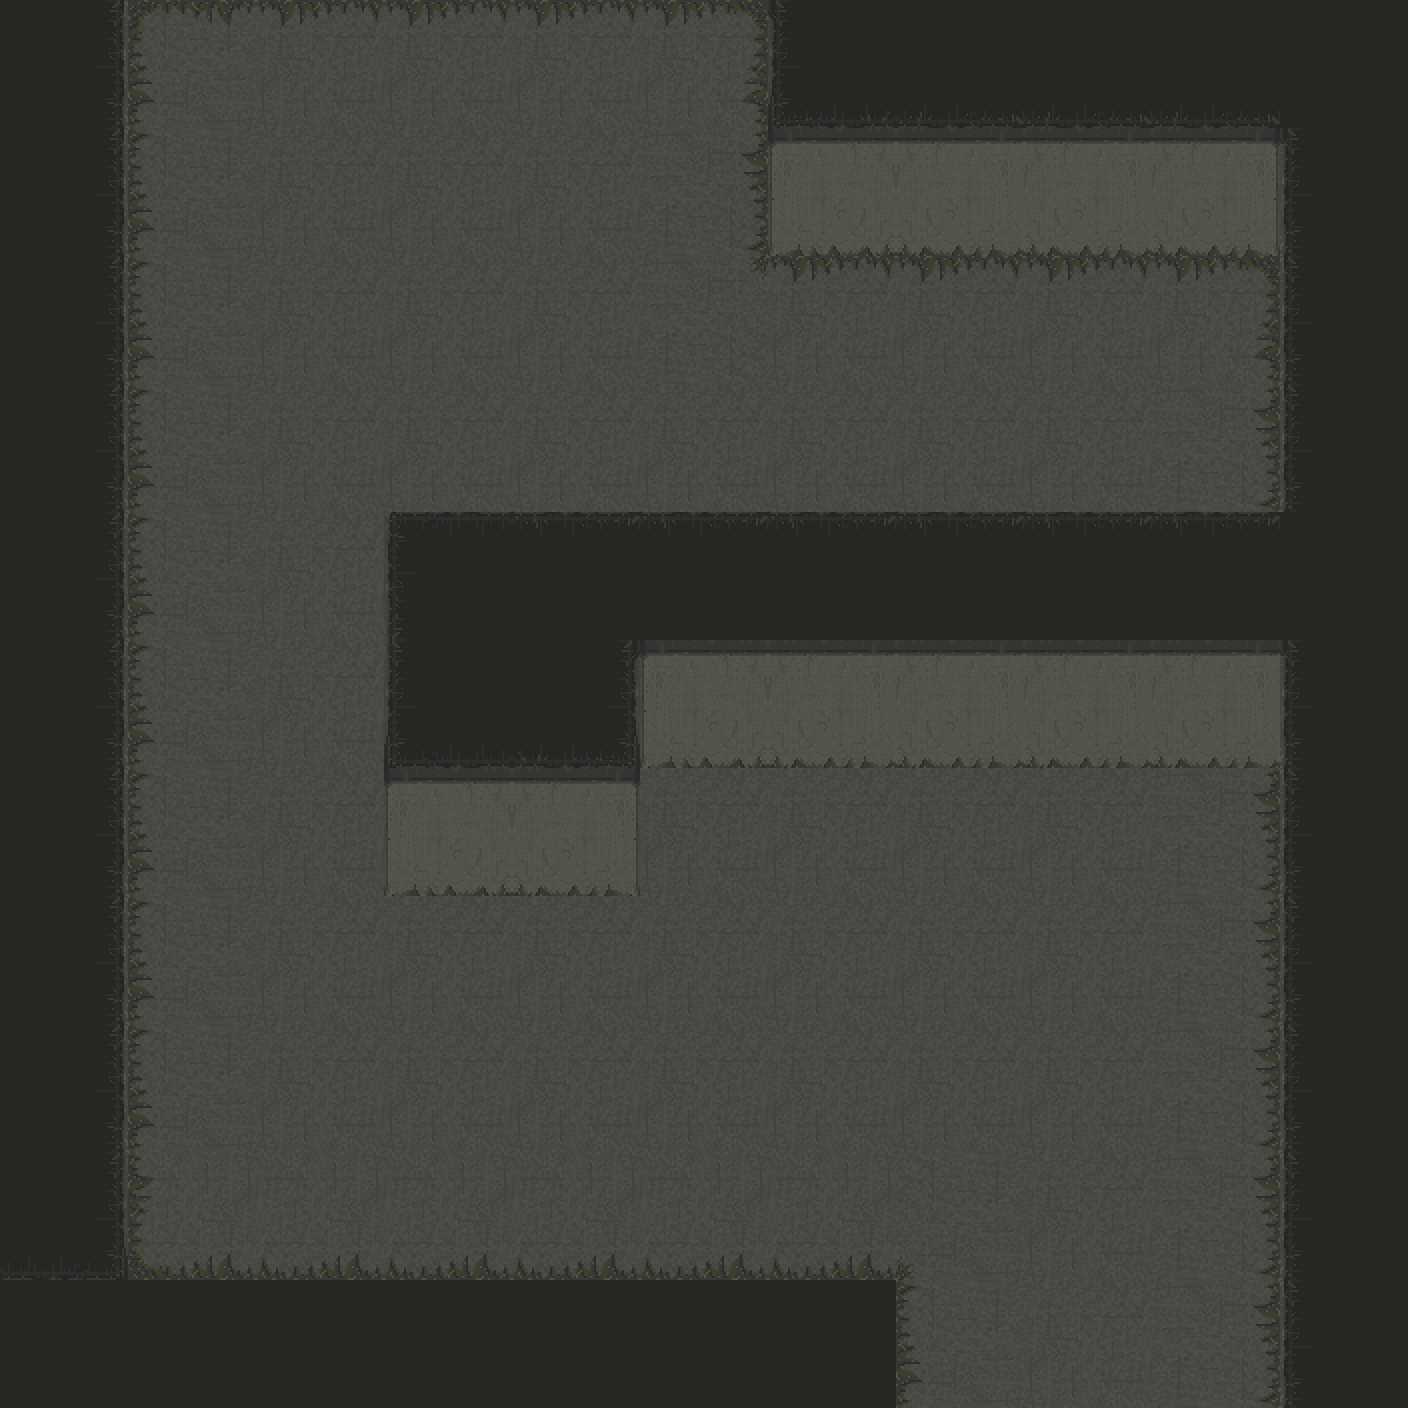

This game map was drawn from its Tiled (.tmx) file and the tilesets committed beside it. A one-line description and the trimmed map source follow:
An orthogonal 11x11 tile map with 128x128 px tiles, 6 tile layers (sol, decors, mur, decors-lumiere, ...), 3 tilesets and 1 object.

<map version="1.0" tiledversion="1.1.4" orientation="orthogonal" renderorder="left-up" width="11" height="11" tilewidth="128" tileheight="128" infinite="0" nextobjectid="3">
 <tileset firstgid="1" source="tileset/mur.tsx" />
 <tileset firstgid="49" source="tileset/sol.tsx" />
 <tileset firstgid="67" source="tileset/lampe3.tsx" />
 <layer name="sol" width="11" height="11">
  <data>[121 cells, 85 non-empty, 10 distinct tile ids]</data>
 </layer>
 <layer name="decors" width="11" height="11">
  <data>[121 cells, 0 non-empty, 0 distinct tile ids]</data>
 </layer>
 <layer name="mur" width="11" height="11">
  <data>[121 cells, 11 non-empty, 4 distinct tile ids]</data>
 </layer>
 <layer name="decors-lumiere" width="11" height="11">
  <data>[121 cells, 0 non-empty, 0 distinct tile ids]</data>
 </layer>
 <objectgroup name="objets" />
 <layer name="calque64" width="11" height="11">
  <data>[121 cells, 0 non-empty, 0 distinct tile ids]</data>
 </layer>
 <layer name="toit" width="11" height="11">
  <data>[121 cells, 41 non-empty, 12 distinct tile ids]</data>
 </layer>
 <objectgroup name="objets-lumiere">
  <object id="2" x="861.33" y="185.33" width="58.6667" height="52" />
 </objectgroup>
 <objectgroup name="collision" />
</map>
